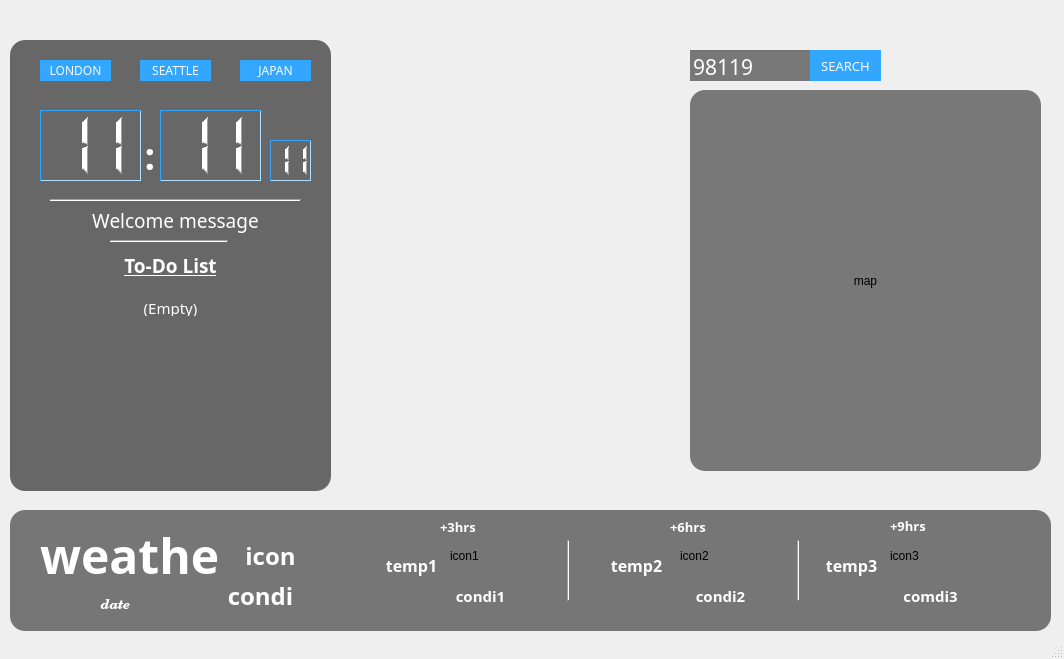
<?xml version="1.0" encoding="UTF-8"?>
<ui version="4.0">
 <class>MainWindow</class>
 <widget class="QMainWindow" name="MainWindow">
  <property name="geometry">
   <rect>
    <x>0</x>
    <y>0</y>
    <width>1064</width>
    <height>659</height>
   </rect>
  </property>
  <property name="windowTitle">
   <string>MainWindow</string>
  </property>
  <property name="styleSheet">
   <string notr="true"/>
  </property>
  <widget class="QWidget" name="centralwidget">
   <widget class="QLabel" name="backgroundLabel">
    <property name="enabled">
     <bool>true</bool>
    </property>
    <property name="geometry">
     <rect>
      <x>0</x>
      <y>0</y>
      <width>1071</width>
      <height>641</height>
     </rect>
    </property>
    <property name="text">
     <string/>
    </property>
    <property name="scaledContents">
     <bool>false</bool>
    </property>
   </widget>
   <widget class="QPushButton" name="seattleButton">
    <property name="geometry">
     <rect>
      <x>140</x>
      <y>60</y>
      <width>71</width>
      <height>21</height>
     </rect>
    </property>
    <property name="font">
     <font>
      <family>Malgun Gothic</family>
      <weight>50</weight>
      <bold>false</bold>
     </font>
    </property>
    <property name="styleSheet">
     <string notr="true">color:rgb(250,250,250);
border:none;
background-color: rgb(51, 167, 255);

</string>
    </property>
    <property name="text">
     <string>SEATTLE</string>
    </property>
   </widget>
   <widget class="QPushButton" name="japanButton">
    <property name="geometry">
     <rect>
      <x>240</x>
      <y>60</y>
      <width>71</width>
      <height>21</height>
     </rect>
    </property>
    <property name="font">
     <font>
      <family>Malgun Gothic</family>
      <weight>50</weight>
      <bold>false</bold>
     </font>
    </property>
    <property name="styleSheet">
     <string notr="true">color:rgb(250,250,250);
border:none;
background-color: rgb(51, 167, 255);</string>
    </property>
    <property name="text">
     <string>JAPAN</string>
    </property>
   </widget>
   <widget class="QPushButton" name="londonButton">
    <property name="geometry">
     <rect>
      <x>40</x>
      <y>60</y>
      <width>71</width>
      <height>21</height>
     </rect>
    </property>
    <property name="font">
     <font>
      <family>Malgun Gothic</family>
      <weight>50</weight>
      <bold>false</bold>
     </font>
    </property>
    <property name="styleSheet">
     <string notr="true">color:rgb(250,250,250);
border:none;
background-color: rgb(51, 167, 255);</string>
    </property>
    <property name="text">
     <string>LONDON</string>
    </property>
   </widget>
   <widget class="QLabel" name="tempLabel">
    <property name="geometry">
     <rect>
      <x>40</x>
      <y>500</y>
      <width>181</width>
      <height>111</height>
     </rect>
    </property>
    <property name="font">
     <font>
      <family>Malgun Gothic</family>
      <pointsize>36</pointsize>
      <weight>75</weight>
      <bold>true</bold>
     </font>
    </property>
    <property name="styleSheet">
     <string notr="true">    color: rgb(255,255, 255);    </string>
    </property>
    <property name="text">
     <string>weather</string>
    </property>
   </widget>
   <widget class="QLabel" name="conditionLabel">
    <property name="geometry">
     <rect>
      <x>210</x>
      <y>560</y>
      <width>101</width>
      <height>71</height>
     </rect>
    </property>
    <property name="font">
     <font>
      <family>Malgun Gothic</family>
      <pointsize>18</pointsize>
      <weight>75</weight>
      <bold>true</bold>
     </font>
    </property>
    <property name="styleSheet">
     <string notr="true">    color: rgb(255,255, 255);    </string>
    </property>
    <property name="text">
     <string>condi</string>
    </property>
    <property name="alignment">
     <set>Qt::AlignCenter</set>
    </property>
   </widget>
   <widget class="QLabel" name="iconLabel">
    <property name="geometry">
     <rect>
      <x>220</x>
      <y>520</y>
      <width>101</width>
      <height>71</height>
     </rect>
    </property>
    <property name="font">
     <font>
      <family>Malgun Gothic</family>
      <pointsize>18</pointsize>
      <weight>75</weight>
      <bold>true</bold>
     </font>
    </property>
    <property name="styleSheet">
     <string notr="true">    color: rgb(255,255, 255);    </string>
    </property>
    <property name="text">
     <string>icon</string>
    </property>
    <property name="alignment">
     <set>Qt::AlignCenter</set>
    </property>
   </widget>
   <widget class="QLabel" name="blurBackground">
    <property name="geometry">
     <rect>
      <x>10</x>
      <y>40</y>
      <width>321</width>
      <height>451</height>
     </rect>
    </property>
    <property name="styleSheet">
     <string notr="true">background-color:rgb(103, 103, 103);
border-radius:15px;</string>
    </property>
    <property name="text">
     <string/>
    </property>
   </widget>
   <widget class="QLabel" name="dateLabel">
    <property name="geometry">
     <rect>
      <x>40</x>
      <y>590</y>
      <width>151</width>
      <height>31</height>
     </rect>
    </property>
    <property name="font">
     <font>
      <family>Century Schoolbook</family>
      <pointsize>10</pointsize>
      <weight>75</weight>
      <italic>true</italic>
      <bold>true</bold>
     </font>
    </property>
    <property name="styleSheet">
     <string notr="true">color: rgb(255,255, 255);    

border-radius: 15px;</string>
    </property>
    <property name="text">
     <string>date</string>
    </property>
    <property name="alignment">
     <set>Qt::AlignCenter</set>
    </property>
   </widget>
   <widget class="QLCDNumber" name="hourLcd">
    <property name="geometry">
     <rect>
      <x>40</x>
      <y>110</y>
      <width>101</width>
      <height>71</height>
     </rect>
    </property>
    <property name="font">
     <font>
      <family>Malgun Gothic</family>
      <pointsize>8</pointsize>
      <weight>75</weight>
      <bold>true</bold>
     </font>
    </property>
    <property name="styleSheet">
     <string notr="true">QLCDNumber{
    color: rgb(255,255, 255); 
	border-color:rgb(51, 167, 255);   
border-width : 1.2px;
border-style:inset;
}

</string>
    </property>
    <property name="frameShape">
     <enum>QFrame::WinPanel</enum>
    </property>
    <property name="frameShadow">
     <enum>QFrame::Plain</enum>
    </property>
    <property name="digitCount">
     <number>2</number>
    </property>
    <property name="value" stdset="0">
     <double>11.000000000000000</double>
    </property>
   </widget>
   <widget class="QLCDNumber" name="minuteLcd">
    <property name="geometry">
     <rect>
      <x>160</x>
      <y>110</y>
      <width>101</width>
      <height>71</height>
     </rect>
    </property>
    <property name="font">
     <font>
      <family>Malgun Gothic</family>
      <pointsize>8</pointsize>
      <weight>75</weight>
      <bold>true</bold>
     </font>
    </property>
    <property name="styleSheet">
     <string notr="true">QLCDNumber{
    color: rgb(255,255, 255); 
	border-color:rgb(51, 167, 255);   
border-width : 1.2px;
border-style:inset;
}
</string>
    </property>
    <property name="frameShape">
     <enum>QFrame::Panel</enum>
    </property>
    <property name="frameShadow">
     <enum>QFrame::Plain</enum>
    </property>
    <property name="digitCount">
     <number>2</number>
    </property>
    <property name="value" stdset="0">
     <double>11.000000000000000</double>
    </property>
   </widget>
   <widget class="QLabel" name="label">
    <property name="geometry">
     <rect>
      <x>140</x>
      <y>110</y>
      <width>20</width>
      <height>91</height>
     </rect>
    </property>
    <property name="font">
     <font>
      <family>Malgun Gothic</family>
      <pointsize>28</pointsize>
      <weight>75</weight>
      <bold>true</bold>
     </font>
    </property>
    <property name="frameShape">
     <enum>QFrame::NoFrame</enum>
    </property>
    <property name="text">
     <string>&lt;html&gt;&lt;head/&gt;&lt;body&gt;&lt;p&gt;&lt;span style=&quot; color:#ffffff;&quot;&gt;:&lt;/span&gt;&lt;/p&gt;&lt;/body&gt;&lt;/html&gt;</string>
    </property>
    <property name="alignment">
     <set>Qt::AlignCenter</set>
    </property>
   </widget>
   <widget class="QLCDNumber" name="secondLcd">
    <property name="geometry">
     <rect>
      <x>270</x>
      <y>140</y>
      <width>41</width>
      <height>41</height>
     </rect>
    </property>
    <property name="font">
     <font>
      <pointsize>8</pointsize>
     </font>
    </property>
    <property name="styleSheet">
     <string notr="true">QLCDNumber{
    color: rgb(255,255, 255); 
	border-color:rgb(51, 167, 255);   
border-width : 1.2px;
border-style:inset;
}</string>
    </property>
    <property name="frameShape">
     <enum>QFrame::WinPanel</enum>
    </property>
    <property name="frameShadow">
     <enum>QFrame::Plain</enum>
    </property>
    <property name="digitCount">
     <number>2</number>
    </property>
    <property name="value" stdset="0">
     <double>11.000000000000000</double>
    </property>
   </widget>
   <widget class="QLineEdit" name="zipCodeEdit">
    <property name="geometry">
     <rect>
      <x>690</x>
      <y>50</y>
      <width>161</width>
      <height>31</height>
     </rect>
    </property>
    <property name="font">
     <font>
      <family>Malgun Gothic</family>
      <pointsize>16</pointsize>
      <weight>50</weight>
      <bold>false</bold>
     </font>
    </property>
    <property name="styleSheet">
     <string notr="true">QLineEdit
{
background:transparent;
color:rgb(255, 255, 255);

}

</string>
    </property>
    <property name="text">
     <string>98119</string>
    </property>
    <property name="alignment">
     <set>Qt::AlignLeading|Qt::AlignLeft|Qt::AlignTop</set>
    </property>
   </widget>
   <widget class="QPushButton" name="locationButton">
    <property name="geometry">
     <rect>
      <x>810</x>
      <y>50</y>
      <width>71</width>
      <height>31</height>
     </rect>
    </property>
    <property name="font">
     <font>
      <family>Malgun Gothic</family>
      <pointsize>10</pointsize>
      <weight>50</weight>
      <bold>false</bold>
     </font>
    </property>
    <property name="styleSheet">
     <string notr="true">color:rgb(250,250,250);
border:none;
background-color: rgb(51, 167, 255);
</string>
    </property>
    <property name="text">
     <string>SEARCH</string>
    </property>
    <property name="iconSize">
     <size>
      <width>40</width>
      <height>40</height>
     </size>
    </property>
   </widget>
   <widget class="QLabel" name="testLabel">
    <property name="geometry">
     <rect>
      <x>10</x>
      <y>510</y>
      <width>1041</width>
      <height>121</height>
     </rect>
    </property>
    <property name="styleSheet">
     <string notr="true">background-color:rgb(118, 118, 118);
border-radius:15px;</string>
    </property>
    <property name="text">
     <string/>
    </property>
   </widget>
   <widget class="QLabel" name="tempOneLabel">
    <property name="geometry">
     <rect>
      <x>376</x>
      <y>550</y>
      <width>71</width>
      <height>31</height>
     </rect>
    </property>
    <property name="font">
     <font>
      <family>Malgun Gothic</family>
      <pointsize>12</pointsize>
      <weight>75</weight>
      <bold>true</bold>
     </font>
    </property>
    <property name="styleSheet">
     <string notr="true">    color: rgb(255,255, 255);    </string>
    </property>
    <property name="text">
     <string>temp1</string>
    </property>
    <property name="alignment">
     <set>Qt::AlignCenter</set>
    </property>
   </widget>
   <widget class="QLabel" name="conditionLabel1">
    <property name="geometry">
     <rect>
      <x>440</x>
      <y>580</y>
      <width>81</width>
      <height>31</height>
     </rect>
    </property>
    <property name="font">
     <font>
      <family>Malgun Gothic</family>
      <pointsize>11</pointsize>
      <weight>75</weight>
      <bold>true</bold>
     </font>
    </property>
    <property name="styleSheet">
     <string notr="true">    color: rgb(255,255, 255);    </string>
    </property>
    <property name="text">
     <string>condi1</string>
    </property>
    <property name="alignment">
     <set>Qt::AlignCenter</set>
    </property>
   </widget>
   <widget class="QLabel" name="tempLabel2">
    <property name="geometry">
     <rect>
      <x>596</x>
      <y>550</y>
      <width>81</width>
      <height>31</height>
     </rect>
    </property>
    <property name="font">
     <font>
      <family>Malgun Gothic</family>
      <pointsize>12</pointsize>
      <weight>75</weight>
      <bold>true</bold>
     </font>
    </property>
    <property name="styleSheet">
     <string notr="true">    color: rgb(255,255, 255);    </string>
    </property>
    <property name="text">
     <string>temp2</string>
    </property>
    <property name="alignment">
     <set>Qt::AlignCenter</set>
    </property>
   </widget>
   <widget class="QLabel" name="conditionLabel2">
    <property name="geometry">
     <rect>
      <x>680</x>
      <y>580</y>
      <width>81</width>
      <height>31</height>
     </rect>
    </property>
    <property name="font">
     <font>
      <family>Malgun Gothic</family>
      <pointsize>11</pointsize>
      <weight>75</weight>
      <bold>true</bold>
     </font>
    </property>
    <property name="styleSheet">
     <string notr="true">    color: rgb(255,255, 255);    </string>
    </property>
    <property name="text">
     <string>condi2</string>
    </property>
    <property name="alignment">
     <set>Qt::AlignCenter</set>
    </property>
   </widget>
   <widget class="QLabel" name="tempLabel3">
    <property name="geometry">
     <rect>
      <x>816</x>
      <y>550</y>
      <width>71</width>
      <height>31</height>
     </rect>
    </property>
    <property name="font">
     <font>
      <family>Malgun Gothic</family>
      <pointsize>12</pointsize>
      <weight>75</weight>
      <bold>true</bold>
     </font>
    </property>
    <property name="styleSheet">
     <string notr="true">    color: rgb(255,255, 255);    </string>
    </property>
    <property name="text">
     <string>temp3</string>
    </property>
    <property name="alignment">
     <set>Qt::AlignCenter</set>
    </property>
   </widget>
   <widget class="QLabel" name="conditionLabel3">
    <property name="geometry">
     <rect>
      <x>890</x>
      <y>580</y>
      <width>81</width>
      <height>31</height>
     </rect>
    </property>
    <property name="font">
     <font>
      <family>Malgun Gothic</family>
      <pointsize>11</pointsize>
      <weight>75</weight>
      <bold>true</bold>
     </font>
    </property>
    <property name="styleSheet">
     <string notr="true">    color: rgb(255,255, 255);    </string>
    </property>
    <property name="text">
     <string>comdi3</string>
    </property>
    <property name="alignment">
     <set>Qt::AlignCenter</set>
    </property>
   </widget>
   <widget class="Line" name="line">
    <property name="geometry">
     <rect>
      <x>560</x>
      <y>540</y>
      <width>16</width>
      <height>61</height>
     </rect>
    </property>
    <property name="orientation">
     <enum>Qt::Vertical</enum>
    </property>
   </widget>
   <widget class="Line" name="line_2">
    <property name="geometry">
     <rect>
      <x>790</x>
      <y>540</y>
      <width>16</width>
      <height>61</height>
     </rect>
    </property>
    <property name="orientation">
     <enum>Qt::Vertical</enum>
    </property>
   </widget>
   <widget class="Line" name="line_3">
    <property name="geometry">
     <rect>
      <x>50</x>
      <y>190</y>
      <width>251</width>
      <height>20</height>
     </rect>
    </property>
    <property name="orientation">
     <enum>Qt::Horizontal</enum>
    </property>
   </widget>
   <widget class="QLabel" name="welcomeLabel">
    <property name="geometry">
     <rect>
      <x>60</x>
      <y>200</y>
      <width>231</width>
      <height>41</height>
     </rect>
    </property>
    <property name="font">
     <font>
      <family>Malgun Gothic</family>
      <pointsize>14</pointsize>
      <weight>50</weight>
      <italic>false</italic>
      <bold>false</bold>
     </font>
    </property>
    <property name="styleSheet">
     <string notr="true">    color: rgb(255,255, 255); </string>
    </property>
    <property name="text">
     <string>Welcome message</string>
    </property>
    <property name="alignment">
     <set>Qt::AlignCenter</set>
    </property>
   </widget>
   <widget class="QLabel" name="blurMapBackground">
    <property name="geometry">
     <rect>
      <x>690</x>
      <y>90</y>
      <width>351</width>
      <height>381</height>
     </rect>
    </property>
    <property name="styleSheet">
     <string notr="true">background-color:rgb(120, 120, 120);
border-radius:15px;</string>
    </property>
    <property name="text">
     <string/>
    </property>
   </widget>
   <widget class="QLabel" name="mapLabel">
    <property name="geometry">
     <rect>
      <x>700</x>
      <y>100</y>
      <width>331</width>
      <height>361</height>
     </rect>
    </property>
    <property name="styleSheet">
     <string notr="true">border-radius: 15px;</string>
    </property>
    <property name="text">
     <string>map</string>
    </property>
    <property name="alignment">
     <set>Qt::AlignCenter</set>
    </property>
   </widget>
   <widget class="QLabel" name="zipcodeBlur">
    <property name="geometry">
     <rect>
      <x>690</x>
      <y>50</y>
      <width>151</width>
      <height>31</height>
     </rect>
    </property>
    <property name="styleSheet">
     <string notr="true">background-color:rgb(120, 120, 120);
</string>
    </property>
    <property name="text">
     <string/>
    </property>
   </widget>
   <widget class="QPushButton" name="clearMapButton">
    <property name="geometry">
     <rect>
      <x>1000</x>
      <y>110</y>
      <width>21</width>
      <height>21</height>
     </rect>
    </property>
    <property name="font">
     <font>
      <family>Malgun Gothic</family>
      <pointsize>10</pointsize>
      <weight>50</weight>
      <bold>false</bold>
     </font>
    </property>
    <property name="styleSheet">
     <string notr="true">color:rgb(250,250,250);
border:none;
background-color: transparent;

</string>
    </property>
    <property name="text">
     <string/>
    </property>
    <property name="icon">
     <iconset resource="images.qrc">
      <normaloff>:/images/clear1.png</normaloff>:/images/clear1.png</iconset>
    </property>
    <property name="iconSize">
     <size>
      <width>20</width>
      <height>26</height>
     </size>
    </property>
   </widget>
   <widget class="QLabel" name="threeHourLabel">
    <property name="geometry">
     <rect>
      <x>450</x>
      <y>530</y>
      <width>91</width>
      <height>51</height>
     </rect>
    </property>
    <property name="text">
     <string>icon1</string>
    </property>
   </widget>
   <widget class="QLabel" name="sixHourLabel">
    <property name="geometry">
     <rect>
      <x>680</x>
      <y>530</y>
      <width>91</width>
      <height>51</height>
     </rect>
    </property>
    <property name="text">
     <string>icon2</string>
    </property>
   </widget>
   <widget class="QLabel" name="nineHourLabel">
    <property name="geometry">
     <rect>
      <x>890</x>
      <y>530</y>
      <width>91</width>
      <height>51</height>
     </rect>
    </property>
    <property name="text">
     <string>icon3</string>
    </property>
   </widget>
   <widget class="QLabel" name="label_2">
    <property name="geometry">
     <rect>
      <x>110</x>
      <y>250</y>
      <width>121</width>
      <height>31</height>
     </rect>
    </property>
    <property name="font">
     <font>
      <family>Malgun Gothic</family>
      <pointsize>14</pointsize>
      <weight>75</weight>
      <bold>true</bold>
      <underline>true</underline>
     </font>
    </property>
    <property name="styleSheet">
     <string notr="true">color: rgb(255,255, 255); </string>
    </property>
    <property name="text">
     <string>To-Do List</string>
    </property>
    <property name="alignment">
     <set>Qt::AlignCenter</set>
    </property>
   </widget>
   <widget class="QTableView" name="tableView">
    <property name="geometry">
     <rect>
      <x>40</x>
      <y>300</y>
      <width>271</width>
      <height>171</height>
     </rect>
    </property>
    <property name="font">
     <font>
      <family>Malgun Gothic</family>
      <pointsize>11</pointsize>
     </font>
    </property>
    <property name="styleSheet">
     <string notr="true">QTableView
{
color:rgb(255, 255, 255);
background-color: transparent;
border:none;

}</string>
    </property>
    <property name="showGrid">
     <bool>true</bool>
    </property>
    <property name="gridStyle">
     <enum>Qt::NoPen</enum>
    </property>
    <attribute name="horizontalHeaderVisible">
     <bool>false</bool>
    </attribute>
    <attribute name="verticalHeaderVisible">
     <bool>false</bool>
    </attribute>
   </widget>
   <widget class="Line" name="line_4">
    <property name="geometry">
     <rect>
      <x>110</x>
      <y>240</y>
      <width>118</width>
      <height>3</height>
     </rect>
    </property>
    <property name="orientation">
     <enum>Qt::Horizontal</enum>
    </property>
   </widget>
   <widget class="QPushButton" name="addToDoListButton">
    <property name="geometry">
     <rect>
      <x>30</x>
      <y>250</y>
      <width>41</width>
      <height>41</height>
     </rect>
    </property>
    <property name="styleSheet">
     <string notr="true">border: none;
</string>
    </property>
    <property name="text">
     <string/>
    </property>
    <property name="icon">
     <iconset resource="images.qrc">
      <normaloff>:/images/add.png</normaloff>:/images/add.png</iconset>
    </property>
    <property name="iconSize">
     <size>
      <width>21</width>
      <height>30</height>
     </size>
    </property>
   </widget>
   <widget class="QLabel" name="label_3">
    <property name="geometry">
     <rect>
      <x>440</x>
      <y>520</y>
      <width>47</width>
      <height>14</height>
     </rect>
    </property>
    <property name="font">
     <font>
      <family>Malgun Gothic</family>
      <pointsize>10</pointsize>
      <weight>75</weight>
      <bold>true</bold>
     </font>
    </property>
    <property name="styleSheet">
     <string notr="true">    color: rgb(255,255, 255);    </string>
    </property>
    <property name="text">
     <string>+3hrs</string>
    </property>
   </widget>
   <widget class="QLabel" name="label_4">
    <property name="geometry">
     <rect>
      <x>670</x>
      <y>520</y>
      <width>47</width>
      <height>14</height>
     </rect>
    </property>
    <property name="font">
     <font>
      <family>Malgun Gothic</family>
      <pointsize>10</pointsize>
      <weight>75</weight>
      <bold>true</bold>
     </font>
    </property>
    <property name="styleSheet">
     <string notr="true">    color: rgb(255,255, 255);    </string>
    </property>
    <property name="text">
     <string>+6hrs</string>
    </property>
   </widget>
   <widget class="QLabel" name="label_5">
    <property name="geometry">
     <rect>
      <x>890</x>
      <y>510</y>
      <width>47</width>
      <height>31</height>
     </rect>
    </property>
    <property name="font">
     <font>
      <family>Malgun Gothic</family>
      <pointsize>10</pointsize>
      <weight>75</weight>
      <bold>true</bold>
     </font>
    </property>
    <property name="styleSheet">
     <string notr="true">    color: rgb(255,255, 255);    </string>
    </property>
    <property name="text">
     <string>+9hrs</string>
    </property>
   </widget>
   <widget class="QLabel" name="emptyLabel">
    <property name="geometry">
     <rect>
      <x>140</x>
      <y>300</y>
      <width>61</width>
      <height>16</height>
     </rect>
    </property>
    <property name="font">
     <font>
      <family>Malgun Gothic</family>
      <pointsize>11</pointsize>
      <weight>50</weight>
      <bold>false</bold>
     </font>
    </property>
    <property name="styleSheet">
     <string notr="true">color: rgb(255,255, 255); </string>
    </property>
    <property name="text">
     <string>(Empty)</string>
    </property>
    <property name="alignment">
     <set>Qt::AlignCenter</set>
    </property>
   </widget>
   <zorder>backgroundLabel</zorder>
   <zorder>zipcodeBlur</zorder>
   <zorder>testLabel</zorder>
   <zorder>blurBackground</zorder>
   <zorder>seattleButton</zorder>
   <zorder>japanButton</zorder>
   <zorder>londonButton</zorder>
   <zorder>tempLabel</zorder>
   <zorder>conditionLabel</zorder>
   <zorder>iconLabel</zorder>
   <zorder>dateLabel</zorder>
   <zorder>hourLcd</zorder>
   <zorder>minuteLcd</zorder>
   <zorder>label</zorder>
   <zorder>secondLcd</zorder>
   <zorder>zipCodeEdit</zorder>
   <zorder>locationButton</zorder>
   <zorder>tempOneLabel</zorder>
   <zorder>conditionLabel1</zorder>
   <zorder>tempLabel2</zorder>
   <zorder>conditionLabel2</zorder>
   <zorder>tempLabel3</zorder>
   <zorder>conditionLabel3</zorder>
   <zorder>line</zorder>
   <zorder>line_2</zorder>
   <zorder>line_3</zorder>
   <zorder>welcomeLabel</zorder>
   <zorder>blurMapBackground</zorder>
   <zorder>mapLabel</zorder>
   <zorder>clearMapButton</zorder>
   <zorder>threeHourLabel</zorder>
   <zorder>sixHourLabel</zorder>
   <zorder>nineHourLabel</zorder>
   <zorder>label_2</zorder>
   <zorder>tableView</zorder>
   <zorder>line_4</zorder>
   <zorder>addToDoListButton</zorder>
   <zorder>label_3</zorder>
   <zorder>label_4</zorder>
   <zorder>label_5</zorder>
   <zorder>emptyLabel</zorder>
  </widget>
  <widget class="QMenuBar" name="menubar">
   <property name="geometry">
    <rect>
     <x>0</x>
     <y>0</y>
     <width>1064</width>
     <height>22</height>
    </rect>
   </property>
  </widget>
  <widget class="QStatusBar" name="statusbar"/>
 </widget>
 <resources>
  <include location="images.qrc"/>
 </resources>
 <connections/>
</ui>
